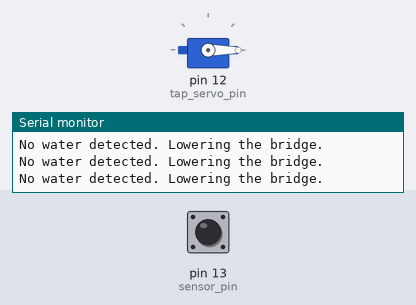
Bench run of a sketch on a simulated Arduino Uno, built with avr-gcc and run on an emulated ATmega328P. On the bench: servo, the last lines printed to the serial monitor. The inputs (shaded band) are chosen by the test bench; at power-on: pin 13 (sensor_pin) HIGH.

Above: at 1.2 s.
1.3 s: pin 13 (sensor_pin) driven LOW
At 2.5 s:
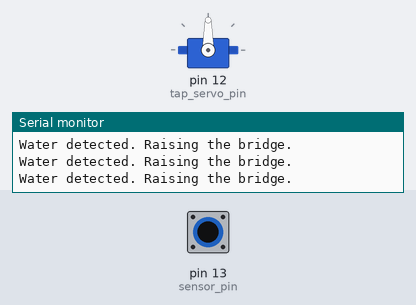
2.8 s: pin 13 (sensor_pin) driven HIGH
At 3.6 s:
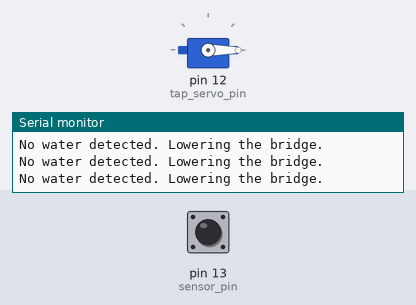
5.8 s: pin 13 (sensor_pin) pulsed LOW 2 times (0.12 s each, 0.3 s apart)
At 6.04 s:
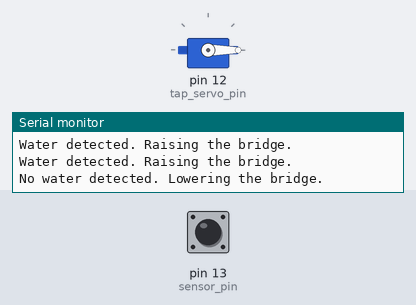
9.4 s: pin 13 (sensor_pin) pulsed LOW 5 times (0.12 s each, 0.3 s apart)
At 11.6 s:
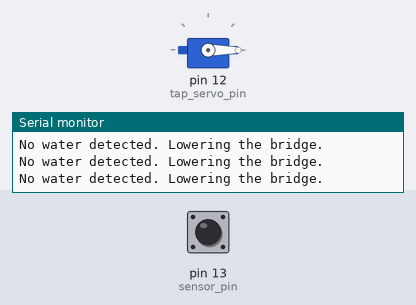
Timing chart, 0 to 13.1 s (numbered marks = the images above; inputs shaded):
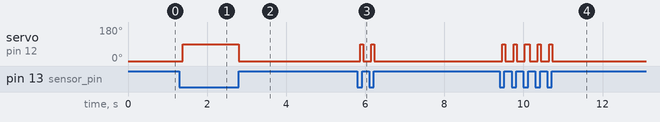

The sketch:

bridge.ino
```cpp
#include <Servo.h>  // Include Servo library

Servo tap_servo;  // Declare a Servo object named "tap_servo"
int sensor_pin = 13;  // Pin connected to the sensor
int tap_servo_pin = 12;  // Pin connected to the servo
int val;  // Variable to store s

void setup() {
  pinMode(sensor_pin, INPUT);  // Set sensor_pin as an input
  tap_servo.attach(tap_servo_pin);  // Attach the tap_servo to the specified pin
  Serial.begin(9600);   // Start serial communication at 9600 baud rate
}

void loop() {
  val = digitalRead(sensor_pin);  // Read the value from the sensor_pin and store in val variable

  if (val == 0) {  // If sensor detects something
    Serial.println("Water detected. Raising the bridge.");
    tap_servo.write(90);  // Move the tap_servo to 90 degrees
  } else {  // If sensor doesn't detect anything
    tap_servo.write(0);  // Move the tap_servo to 0 degrees which says bridge is down
    Serial.println("No water detected. Lowering the bridge.");
  }
}
```

Measured:
- after the input at 1.3 s, servo on pin 12 (tap_servo_pin): 0° → 90° after 0.08 s
- after the input at 2.8 s, servo on pin 12 (tap_servo_pin): 90° → 0° at once
- after the input at 5.8 s, servo on pin 12 (tap_servo_pin): alternates 90° for 0.08 s and 0° for 0.21 s, 4 changes in all, then stays 0°, starting after 0.07 s
- after the input at 9.4 s, servo on pin 12 (tap_servo_pin): alternates 90° for 0.08 s and 0° for 0.21 s, 10 changes in all, then stays 0°, starting after 0.07 s
